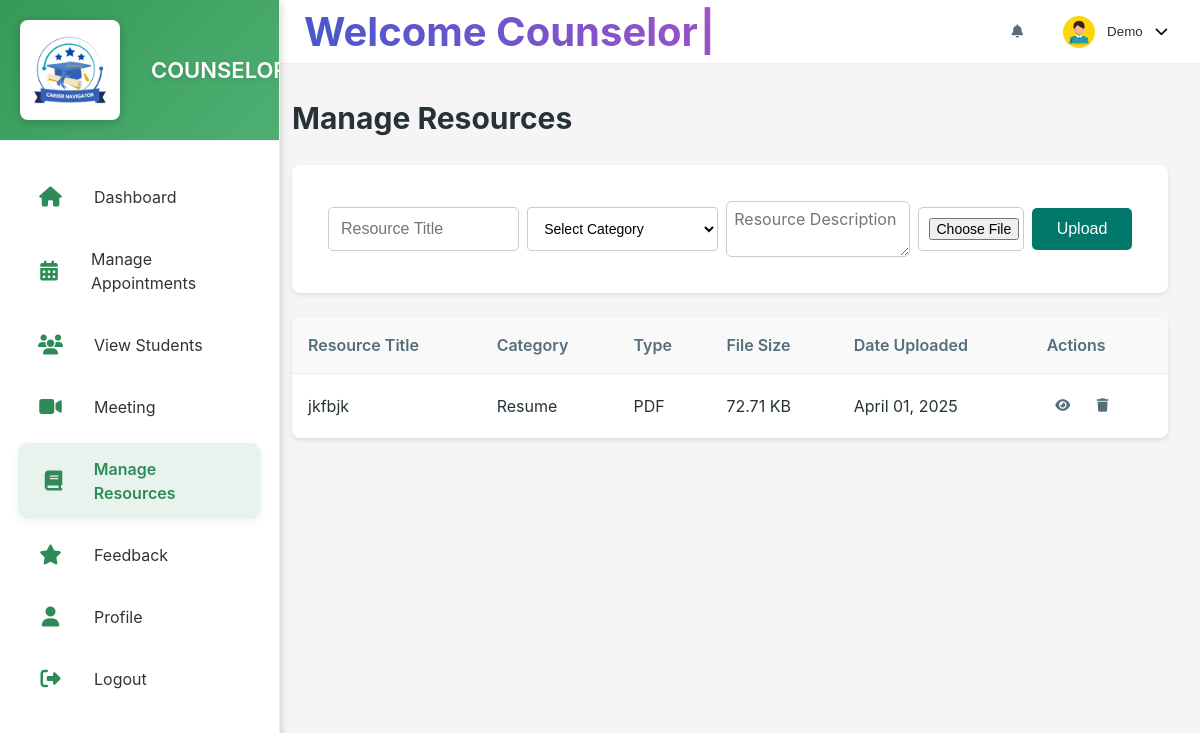
The app's page /manage_resources (signed in), older data.
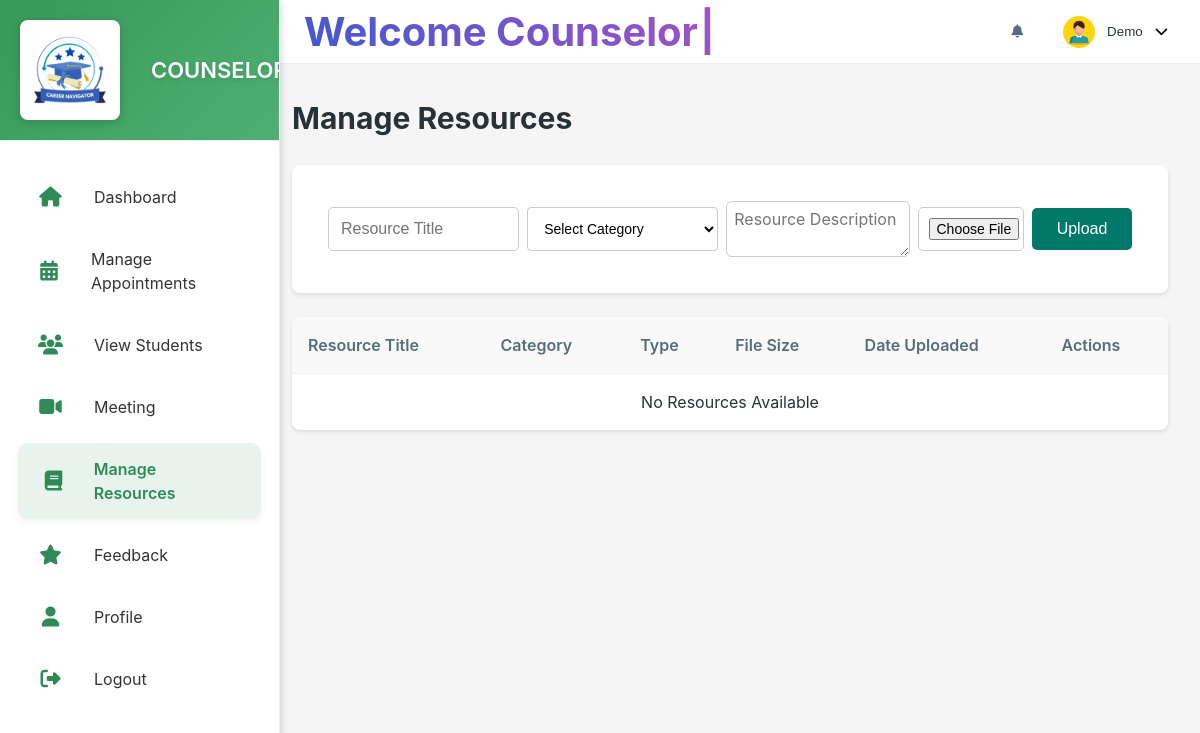
The same page, newer data.
### model.py (models this page shows)
class Counselor(db.Model):
    __tablename__ = 'counselors'
    id = db.Column(db.Integer, primary_key=True, autoincrement=True)
    full_name = db.Column(db.String(150), nullable=False)
    email = db.Column(db.String(150), unique=True, nullable=False)
    password = db.Column(db.String(255), nullable=False)
    contact_number = db.Column(db.String(15), nullable=False)
    specialization = db.Column(db.String(50), nullable=False)
    bio = db.Column(db.String(500), nullable=False)
    profile_picture = db.Column(db.String(255), nullable=True)
    interests = db.Column(db.Text, nullable=True)
    approval_status = db.Column(db.String(20), nullable=False, default='pending')
    verification_code = db.Column(db.Integer, nullable=False,default=0)
    created_at = db.Column(db.DateTime, nullable=False, default=datetime.now(timezone.utc))
    feedbacks = db.relationship('Feedback', back_populates='counselor')
    schedules = db.relationship('CounselorSchedule', back_populates='counselor', cascade="all, delete-orphan")

class Resource(db.Model):
    __tablename__ = 'resources'
    id = db.Column(db.Integer, primary_key=True, autoincrement=True)
    title = db.Column(db.String(200), nullable=False)
    description = db.Column(db.String(100), nullable=True)
    category = db.Column(db.String(50), nullable=False)
    file_type = db.Column(db.String(50), nullable=False)
    file_size = db.Column(db.String(50), nullable=False)
    file_link = db.Column(db.String(255), nullable=False)
    downloads = db.Column(db.Integer, nullable=False, default=0)
    date_uploaded= db.Column(db.DateTime, nullable=False, default=datetime.now(timezone.utc))
    counselor_id = db.Column(db.Integer, nullable=False)

### app.py (the view, shortened to what this page needs)
@app.route('/manage_resources',methods=['GET','POST'])
def manage_resources():
    if request.method == 'GET':
        if 'counselor_id' not in session:
            return redirect(url_for('coun_login'))
        counselor = Counselor.query.get_or_404(session['counselor_id'])
        profile_picture = counselor.profile_picture
        resources = Resource.query.filter_by(counselor_id=session['counselor_id']).all()
        return render_template('counselor/coun_resources.html',resources=resources,profile_picture=profile_picture,active_page='manage_resources')

### templates/counselor/coun_resources.html (shortened to what this page needs)
{% extends 'counselor/counselor_base.html' %}
{% block coun_content %}
<div class="section-header">
    <h1>Manage Resources</h1>
</div>
<div class="filter-container">
    <form class="filter-group" id="resourceForm">
        <input type="text" name="title" placeholder="Resource Title" required>
        <select name="category" id="categoryDropdown" required>
            <option value="" disabled selected>Select Category</option>
        </select>
        <textarea name="description" placeholder="Resource Description" id="resource-desc" required></textarea>
        <input type="file" name="file" required>
        <button type="submit">Upload</button>
    </form>
</div>
<div class="view-container">
    <table class="data-table">
        <thead>
            <tr>
                <th>Resource Title</th>
                <th>Category</th>
                <th>Type</th>
                <th>File Size</th>
                <th>Date Uploaded</th>
                <th>Actions</th>
            </tr>
        </thead>
        <tbody>
            {% if resources %}
            {% for resource in resources %}
            <tr>
                <td>{{ resource.title }}</td>
                <td>{{ resource.category }}</td>
                <td>{{ resource.file_type }}</td>
                <td>{{ resource.file_size }}</td>
                <td>{{ resource.date_uploaded.strftime('%B %d, %Y') }}</td>
                <td class="action-cell">
                    <button class="action-icon view-resource" title="View Resource" data-id="{{ resource.id }}">
                        <i class="fas fa-eye"></i>
                    </button>
                    <button class="action-icon delete" title="Delete Resource" data-id="{{ resource.id }}">
                        <i class="fas fa-trash"></i>
                    </button>
                </td>
            </tr>
            {% endfor %}
            {% else %}
            <tr>
                <td colspan="6" style="text-align: center;">No Resources Available</td>
            </tr>
            {% endif %}
        </tbody>
    </table>
</div>
{% endblock %}

### templates/counselor/counselor_base.html (shortened to what this page needs)
<!DOCTYPE html>
<html lang="en">
<head>
    <link rel="stylesheet" href="{{url_for('static',filename='css/counselor/counselor.css')}}">
    <link rel="stylesheet" href="https://cdnjs.cloudflare.com/ajax/libs/font-awesome/6.4.0/css/all.min.css">
</head>
<body>
    <div class="dashboard-container">
        <aside class="sidebar" id="sidebar">
            {% include 'counselor/coun_sidebar.html' %}
        </aside>
        <main class="main-content">
            <header class="top-bar">
                {% include 'counselor/coun_header.html' %}
            </header>
            <div class="content-wrapper">
                {% block coun_content %}
                {% endblock %}
            </div>
        </main>
    </div>
</body>
</html>

### templates/counselor/coun_sidebar.html (shortened to what this page needs)
<div class="sidebar" id="sidebar">
    <div class="sidebar-header">
        <img src="{{ url_for('static',filename='img/logo.png') }}" alt="Logo" class="logo">
        <h1>COUNSELOR</h1>
    </div>
    <nav class="sidebar-nav">
        <ul>
            <li>
                <a href="{{url_for('counselor_dash')}}" class="{% if active_page == 'counselor_dash' %}active{% endif %}">
                    <i class="fas fa-home"></i> <span>Dashboard</span>
                </a>
            </li>
            <li>
                <a href="{{url_for('coun_appointment')}}" class="{% if active_page == 'coun_appointment' %}active{% endif %}">
                    <i class="fas fa-calendar-alt"></i> <span>Manage Appointments</span>
                </a>
            </li>
            <li>
                <a href="{{url_for('coun_view_stud')}}" class="{% if active_page == 'coun_view_stud' %}active{% endif %}">
                    <i class="fas fa-users"></i> <span>View Students</span>
                </a>
            </li>
            <li>
                <a href="{{url_for('coun_room')}}" class="{% if active_page == 'coun_room' %}active{% endif %}">
                    <i class="fas fa-video"></i> <span>Meeting</span>
                </a>
            </li>
            <li>
                <a href="{{url_for('manage_resources')}}" class="{% if active_page == 'manage_resources' %}active{% endif %}">
                    <i class="fas fa-book"></i> <span>Manage Resources</span>
                </a>
            </li>
            <li>
                <a href="{{url_for('coun_feedback')}}" class="{% if active_page == 'coun_feedback' %}active{% endif %}">
                    <i class="fas fa-star"></i> <span>Feedback</span>
                </a>
            </li>
            <li>
                <a href="{{url_for('coun_profile')}}" class="{% if active_page == 'coun_profile' %}active{% endif %}">
                    <i class="fas fa-user"></i> <span>Profile</span>
                </a>
            </li>
            <li>
                <a href="{{ url_for('coun_logout') }}" class="{% if active_page == 'coun_logout' %}active{% endif %}">
                    <i class="fas fa-sign-out-alt"></i> <span>Logout</span>
                </a>
            </li>
        </ul>
    </nav>
</div>

### templates/counselor/coun_header.html (shortened to what this page needs)
<div class="search-container1" style="margin-left: 20px;">
    <h2 class="animated-text"></h2>
</div>
<div class="top-bar-right">
    <div class="notifications">
        <button class="notification-btn" id="notificationBtn">
            <i class="fas fa-bell"></i>
        </button>
    </div>
    <div class="profile-dropdown">
        <button class="profile-btn" id="profileBtn">
            <img src="{{ profile_picture }}" alt="profileImg" class="profile-img">
            <span class="profile-name">{{session['counselor_name']}}</span>
            <i class="fas fa-chevron-down"></i>
        </button>
    </div>
</div>

### templates/counselor/coun_sidebar.html (style rules this page uses)
.sidebar { background-color: white; color: #333; width: 280px; transition: all 0.3s ease; z-index: 1000; height: 100vh; position: fixed; overflow-y: auto; box-shadow: 0 2px 10px rgba(0, 0, 0, 0.1); }
.sidebar-header { display: flex; align-items: center; padding: 20px; position: relative; border-bottom: 1px solid #eee; background-image: url('https://img.freepik.com/free-vector/abstract-green-background-design_1107-153.jpg'); background-size: cover; background-position: center; position: relative; }
.sidebar-header:before { content: ''; position: absolute; top: 0; left: 0; width: 100%; height: 100%; background: linear-gradient(135deg, rgba(32, 142, 68, 0.9) 0%, rgba(48, 161, 91, 0.85) 100%); z-index: 1; }
.sidebar-header * { position: relative; z-index: 2; }
.logo { width: 45px; height: 45px; margin-right: 15px; border-radius: 10px; box-shadow: 0 2px 10px rgba(0, 0, 0, 0.2); }
.sidebar-header h1 { color: white; font-size: 22px; font-weight: 600; line-height: 1.2; text-shadow: 0 2px 4px rgba(0, 0, 0, 0.1); margin: 0; }
.sidebar-nav { padding: 20px 0; }
.sidebar-nav ul { list-style: none; padding: 0 10px; margin: 0; }
.sidebar-nav li { margin: 10px 0; }
.sidebar-nav a { display: flex; align-items: center; padding: 14px 20px; color: #333; text-decoration: none; transition: all 0.3s ease; border-radius: 10px; position: relative; overflow: hidden; }
.sidebar-nav a::before { content: ''; position: absolute; top: 0; left: 0; width: 0; height: 100%; background: rgba(0, 0, 0, 0.05); transition: width 0.3s ease; z-index: -1; }
.sidebar-nav a i { margin-right: 15px; font-size: 20px; width: 25px; text-align: center; transition: transform 0.3s ease; color: #2e8b57; }
.sidebar-nav a.active { font-weight: 600; background: rgba(46, 139, 87, 0.1); color: #2e8b57; box-shadow: 0 3px 8px rgba(0, 0, 0, 0.05); }
.sidebar-nav a.active i { transform: translateX(3px); }

### templates/counselor/coun_header.html (style rules this page uses)
.animated-text { font-size: 2.5rem; background: linear-gradient(45deg, #4158D0, #C850C0, #FFCC70); -webkit-background-clip: text; background-clip: text; -webkit-text-fill-color: transparent; background-size: 300%; animation: gradient-animation 10s ease infinite; }
.animated-text::after { content: '|'; margin-left: 2px; animation: blink 1s infinite; font-weight: bold; }

Row changes from the older to the newer data that the page shows:
removed Resource: title "jkfbjk", category "Resume", file_type "PDF", file_size "72.71 KB", date_uploaded "April 01, 2025"
Text that changed along with them:
text now shown: "No Resources Available"
